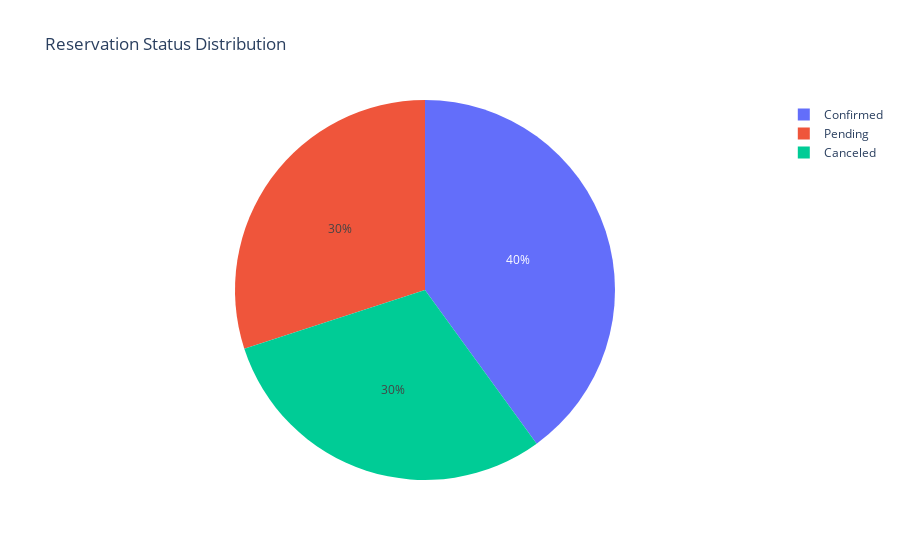

Source (notebook cell):
### Code cell
reservation_status_count = reservations_df['reservation_status'].value_counts().reset_index()
reservation_status_count.columns = ['Reservation Status', 'Count']

fig = px.pie(reservation_status_count, values='Count', names='Reservation Status', title='Reservation Status Distribution')
fig.show()

### Figure 1 — Plotly figure (JSON) as saved in the notebook; plotly's stock layout.template omitted (floating-point values rounded to 4 significant figures)
{"data": [{"domain": {"x": [0, 1], "y": [0, 1]}, "hovertemplate": "Reservation Status=%{label}<br>Count=%{value}<extra></extra>", "labels": ["Confirmed", "Pending", "Canceled"], "legendgroup": "", "name": "", "showlegend": true, "type": "pie", "values": [4, 3, 3]}], "layout": {"legend": {"tracegroupgap": 0}, "title": {"text": "Reservation Status Distribution"}}}
